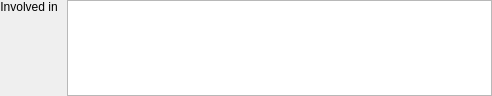
<?xml version="1.0" encoding="UTF-8"?>
<ui version="4.0">
<comment> Copyright (C) 2017 - 2018 by Pedro Mendes, Virginia Tech Intellectual </comment>
<comment> Properties, Inc., University of Heidelberg, and University of </comment>
<comment> of Connecticut School of Medicine. </comment>
<comment> All rights reserved. </comment>

 <comment> All rights reserved. </comment>
 <class>CQDependencyWidget</class>
 <widget class="QWidget" name="CQDependencyWidget">
  <property name="geometry">
   <rect>
    <x>0</x>
    <y>0</y>
    <width>492</width>
    <height>96</height>
   </rect>
  </property>
  <property name="sizePolicy">
   <sizepolicy hsizetype="Preferred" vsizetype="Expanding">
    <horstretch>0</horstretch>
    <verstretch>0</verstretch>
   </sizepolicy>
  </property>
  <property name="windowTitle">
   <string>Form</string>
  </property>
  <layout class="QHBoxLayout" name="horizontalLayout">
   <property name="spacing">
    <number>6</number>
   </property>
   <property name="leftMargin">
    <number>0</number>
   </property>
   <property name="topMargin">
    <number>0</number>
   </property>
   <property name="rightMargin">
    <number>0</number>
   </property>
   <property name="bottomMargin">
    <number>0</number>
   </property>
   <item>
    <widget class="QLabel" name="mpLbl">
     <property name="sizePolicy">
      <sizepolicy hsizetype="Preferred" vsizetype="Minimum">
       <horstretch>0</horstretch>
       <verstretch>0</verstretch>
      </sizepolicy>
     </property>
     <property name="text">
      <string>Involved in </string>
     </property>
     <property name="textFormat">
      <enum>Qt::AutoText</enum>
     </property>
     <property name="alignment">
      <set>Qt::AlignRight|Qt::AlignTop|Qt::AlignTrailing</set>
     </property>
     <property name="wordWrap">
      <bool>true</bool>
     </property>
    </widget>
   </item>
   <item>
    <widget class="QTableWidget" name="mpTable">
     <property name="sizePolicy">
      <sizepolicy hsizetype="Expanding" vsizetype="Preferred">
       <horstretch>0</horstretch>
       <verstretch>0</verstretch>
      </sizepolicy>
     </property>
     <property name="editTriggers">
      <set>QAbstractItemView::NoEditTriggers</set>
     </property>
     <property name="alternatingRowColors">
      <bool>true</bool>
     </property>
     <property name="selectionMode">
      <enum>QAbstractItemView::SingleSelection</enum>
     </property>
     <property name="selectionBehavior">
      <enum>QAbstractItemView::SelectRows</enum>
     </property>
     <property name="horizontalScrollMode">
      <enum>QAbstractItemView::ScrollPerPixel</enum>
     </property>
     <property name="showGrid">
      <bool>false</bool>
     </property>
     <property name="sortingEnabled">
      <bool>true</bool>
     </property>
     <property name="columnCount">
      <number>2</number>
     </property>
     <attribute name="horizontalHeaderVisible">
      <bool>false</bool>
     </attribute>
     <attribute name="horizontalHeaderStretchLastSection">
      <bool>true</bool>
     </attribute>
     <attribute name="verticalHeaderVisible">
      <bool>false</bool>
     </attribute>
     <column/>
     <column/>
    </widget>
   </item>
  </layout>
 </widget>
 <resources/>
 <connections>
  <connection>
   <sender>mpTable</sender>
   <signal>cellDoubleClicked(int,int)</signal>
   <receiver>CQDependencyWidget</receiver>
   <slot>rowDoubleClicked(int,int)</slot>
   <hints>
    <hint type="sourcelabel">
     <x>230</x>
     <y>149</y>
    </hint>
    <hint type="destinationlabel">
     <x>199</x>
     <y>149</y>
    </hint>
   </hints>
  </connection>
 </connections>
 <slots>
  <slot>rowDoubleClicked(int,int)</slot>
 </slots>
</ui>
